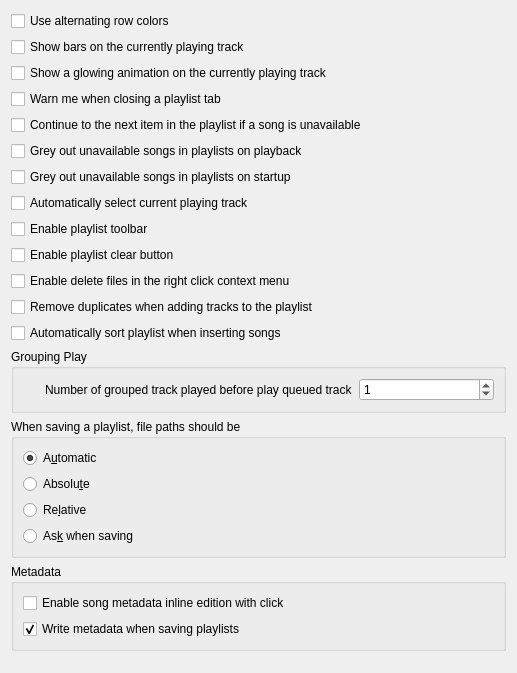
<?xml version="1.0" encoding="UTF-8"?>
<ui version="4.0">
 <class>PlaylistSettingsPage</class>
 <widget class="QWidget" name="PlaylistSettingsPage">
  <property name="geometry">
   <rect>
    <x>0</x>
    <y>0</y>
    <width>517</width>
    <height>673</height>
   </rect>
  </property>
  <property name="windowTitle">
   <string>Playlist</string>
  </property>
  <layout class="QVBoxLayout" name="layout_playlistsettingspage">
   <item>
    <widget class="QCheckBox" name="checkbox_alternating_row_colors">
     <property name="text">
      <string>Use alternating row colors</string>
     </property>
    </widget>
   </item>
   <item>
    <widget class="QCheckBox" name="checkbox_barscurrenttrack">
     <property name="text">
      <string>Show bars on the currently playing track</string>
     </property>
    </widget>
   </item>
   <item>
    <widget class="QCheckBox" name="checkbox_glowcurrenttrack">
     <property name="text">
      <string>Show a glowing animation on the currently playing track</string>
     </property>
    </widget>
   </item>
   <item>
    <widget class="QCheckBox" name="checkbox_warncloseplaylist">
     <property name="text">
      <string>Warn me when closing a playlist tab</string>
     </property>
    </widget>
   </item>
   <item>
    <widget class="QCheckBox" name="checkbox_continueonerror">
     <property name="text">
      <string>Continue to the next item in the playlist if a song is unavailable</string>
     </property>
    </widget>
   </item>
   <item>
    <widget class="QCheckBox" name="checkbox_greyout_songs_play">
     <property name="text">
      <string>Grey out unavailable songs in playlists on playback</string>
     </property>
    </widget>
   </item>
   <item>
    <widget class="QCheckBox" name="checkbox_greyout_songs_startup">
     <property name="text">
      <string>Grey out unavailable songs in playlists on startup</string>
     </property>
    </widget>
   </item>
   <item>
    <widget class="QCheckBox" name="checkbox_select_track">
     <property name="text">
      <string>Automatically select current playing track</string>
     </property>
    </widget>
   </item>
   <item>
    <widget class="QCheckBox" name="checkbox_show_toolbar">
     <property name="text">
      <string>Enable playlist toolbar</string>
     </property>
    </widget>
   </item>
   <item>
    <widget class="QCheckBox" name="checkbox_playlist_clear">
     <property name="text">
      <string>Enable playlist clear button</string>
     </property>
    </widget>
   </item>
   <item>
    <widget class="QCheckBox" name="checkbox_delete_files">
     <property name="text">
      <string>Enable delete files in the right click context menu</string>
     </property>
    </widget>
   </item>
   <item>
    <widget class="QCheckBox" name="checkbox_remove_duplicates">
     <property name="text">
      <string>Remove duplicates when adding tracks to the playlist</string>
     </property>
    </widget>
   </item>
   <item>
    <widget class="QCheckBox" name="checkbox_auto_sort">
     <property name="text">
      <string>Automatically sort playlist when inserting songs</string>
     </property>
    </widget>
   </item>
   <item>
    <widget class="QGroupBox" name="groupbox_grouping_play">
     <property name="title">
      <string>Grouping Play</string>
     </property>
     <layout class="QVBoxLayout" name="layout_grouping_play">
      <item>
       <layout class="QHBoxLayout" name="layout_grouping_play_before_queue">
        <item>
         <widget class="QLabel" name="label_grouping_play_before_queue_1">
          <property name="text">
           <string>Number of grouped track played before play queued track</string>
          </property>
          <property name="indent">
           <number>22</number>
          </property>
         </widget>
        </item>
        <item>
         <widget class="QSpinBox" name="spinbox_grouping_before_queue">
          <property name="minimum">
           <number>0</number>
          </property>
          <property name="value">
           <number>1</number>
          </property>
         </widget>
        </item>
       </layout>
      </item>
     </layout>
    </widget>
   </item>
   <item>
    <widget class="QGroupBox" name="groupbox_paths">
     <property name="title">
      <string>When saving a playlist, file paths should be</string>
     </property>
     <layout class="QVBoxLayout" name="layout_paths">
      <item>
       <widget class="QRadioButton" name="radiobutton_automaticpath">
        <property name="text">
         <string>A&amp;utomatic</string>
        </property>
        <property name="checked">
         <bool>true</bool>
        </property>
       </widget>
      </item>
      <item>
       <widget class="QRadioButton" name="radiobutton_absolutepath">
        <property name="text">
         <string>Absolu&amp;te</string>
        </property>
       </widget>
      </item>
      <item>
       <widget class="QRadioButton" name="radiobutton_relativepath">
        <property name="text">
         <string>Re&amp;lative</string>
        </property>
       </widget>
      </item>
      <item>
       <widget class="QRadioButton" name="radiobutton_askpath">
        <property name="text">
         <string>As&amp;k when saving</string>
        </property>
       </widget>
      </item>
     </layout>
    </widget>
   </item>
   <item>
    <widget class="QGroupBox" name="groupbox_metadata">
     <property name="title">
      <string>Metadata</string>
     </property>
     <layout class="QVBoxLayout" name="layout_metadata">
      <item>
       <widget class="QCheckBox" name="checkbox_editmetadatainline">
        <property name="toolTip">
         <string>If activated, clicking a selected song in the playlist view will let you edit the tag value directly</string>
        </property>
        <property name="text">
         <string>Enable song metadata inline edition with click</string>
        </property>
       </widget>
      </item>
      <item>
       <widget class="QCheckBox" name="checkbox_writemetadata">
        <property name="text">
         <string>Write metadata when saving playlists</string>
        </property>
        <property name="checked">
         <bool>true</bool>
        </property>
       </widget>
      </item>
     </layout>
    </widget>
   </item>
   <item>
    <spacer name="spacer_bottom">
     <property name="orientation">
      <enum>Qt::Vertical</enum>
     </property>
     <property name="sizeHint" stdset="0">
      <size>
       <width>20</width>
       <height>5</height>
      </size>
     </property>
    </spacer>
   </item>
  </layout>
 </widget>
 <resources/>
 <connections>
  <connection>
   <sender>checkbox_barscurrenttrack</sender>
   <signal>toggled(bool)</signal>
   <receiver>checkbox_glowcurrenttrack</receiver>
   <slot>setEnabled(bool)</slot>
   <hints>
    <hint type="sourcelabel">
     <x>258</x>
     <y>55</y>
    </hint>
    <hint type="destinationlabel">
     <x>258</x>
     <y>88</y>
    </hint>
   </hints>
  </connection>
 </connections>
</ui>
